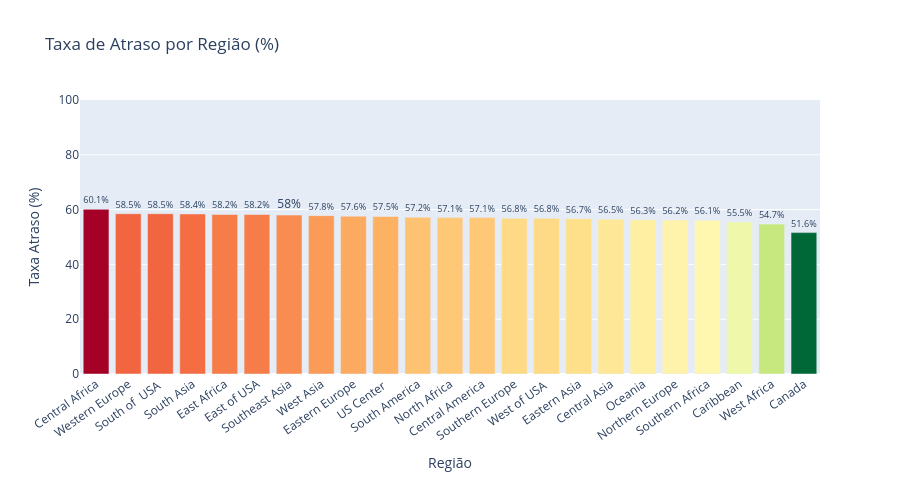

Notebook cell for this chart:
### Markdown cell above
## 3. Taxa de Atraso por Região

### Code cell
atraso_regiao = df_validos.groupby('Order Region').apply(
    lambda x: pd.Series({
        'Total': len(x),
        'Taxa Atraso (%)': round((x['Delivery Status'] == 'Late delivery').mean() * 100, 1),
        'Lead Time Médio (dias)': round(x['Days for shipping (real)'].mean(), 1)
    })
).reset_index().sort_values('Taxa Atraso (%)', ascending=False)

fig = px.bar(
    atraso_regiao,
    x='Order Region', y='Taxa Atraso (%)',
    text='Taxa Atraso (%)',
    color='Taxa Atraso (%)',
    color_continuous_scale='RdYlGn_r',
    title='Taxa de Atraso por Região (%)',
    labels={'Order Region': 'Região'}
)
fig.update_traces(texttemplate='%{text}%', textposition='outside')
fig.update_layout(height=480, xaxis_tickangle=-35, coloraxis_showscale=False, yaxis_range=[0, 100])
fig.show()

### Figure 1 — Plotly figure (JSON) as saved in the notebook; plotly's stock layout.template omitted (floating-point values rounded to 4 significant figures)
{"data": [{"hovertemplate": "Região=%{x}<br>Taxa Atraso (%)=%{marker.color}<extra></extra>", "legendgroup": "", "marker": {"color": [60.1, 58.5, 58.5, 58.4, 58.2, 58.2, 58.0, 57.8, 57.6, 57.5, 57.2, 57.1, 57.1, 56.8, 56.8, 56.7, 56.5, 56.3, 56.2, 56.1, 55.5, 54.7, 51.6], "coloraxis": "coloraxis", "pattern": {"shape": ""}}, "name": "", "orientation": "v", "showlegend": false, "text": [60.1, 58.5, 58.5, 58.4, 58.2, 58.2, 58.0, 57.8, 57.6, 57.5, 57.2, 57.1, 57.1, 56.8, 56.8, 56.7, 56.5, 56.3, 56.2, 56.1, 55.5, 54.7, 51.6], "textposition": "outside", "texttemplate": "%{text}%", "type": "bar", "x": ["Central Africa", "Western Europe", "South of  USA ", "South Asia", "East Africa", "East of USA", "Southeast Asia", "West Asia", "Eastern Europe", "US Center ", "South America", "North Africa", "Central America", "Southern Europe", "West of USA ", "Eastern Asia", "Central Asia", "Oceania", "Northern Europe", "Southern Africa", "Caribbean", "West Africa", "Canada"], "xaxis": "x", "y": [60.1, 58.5, 58.5, 58.4, 58.2, 58.2, 58.0, 57.8, 57.6, 57.5, 57.2, 57.1, 57.1, 56.8, 56.8, 56.7, 56.5, 56.3, 56.2, 56.1, 55.5, 54.7, 51.6], "yaxis": "y"}], "layout": {"barmode": "relative", "coloraxis": {"colorbar": {"title": {"text": "Taxa Atraso (%)"}}, "colorscale": [[0.0, "rgb(0,104,55)"], [0.1, "rgb(26,152,80)"], [0.2, "rgb(102,189,99)"], [0.3, "rgb(166,217,106)"], [0.4, "rgb(217,239,139)"], [0.5, "rgb(255,255,191)"], [0.6, "rgb(254,224,139)"], [0.7, "rgb(253,174,97)"], [0.8, "rgb(244,109,67)"], [0.9, "rgb(215,48,39)"], [1.0, "rgb(165,0,38)"]], "showscale": false}, "height": 480, "legend": {"tracegroupgap": 0}, "title": {"text": "Taxa de Atraso por Região (%)"}, "xaxis": {"anchor": "y", "domain": [0.0, 1.0], "tickangle": -35, "title": {"text": "Região"}}, "yaxis": {"anchor": "x", "domain": [0.0, 1.0], "range": [0, 100], "title": {"text": "Taxa Atraso (%)"}}}}
